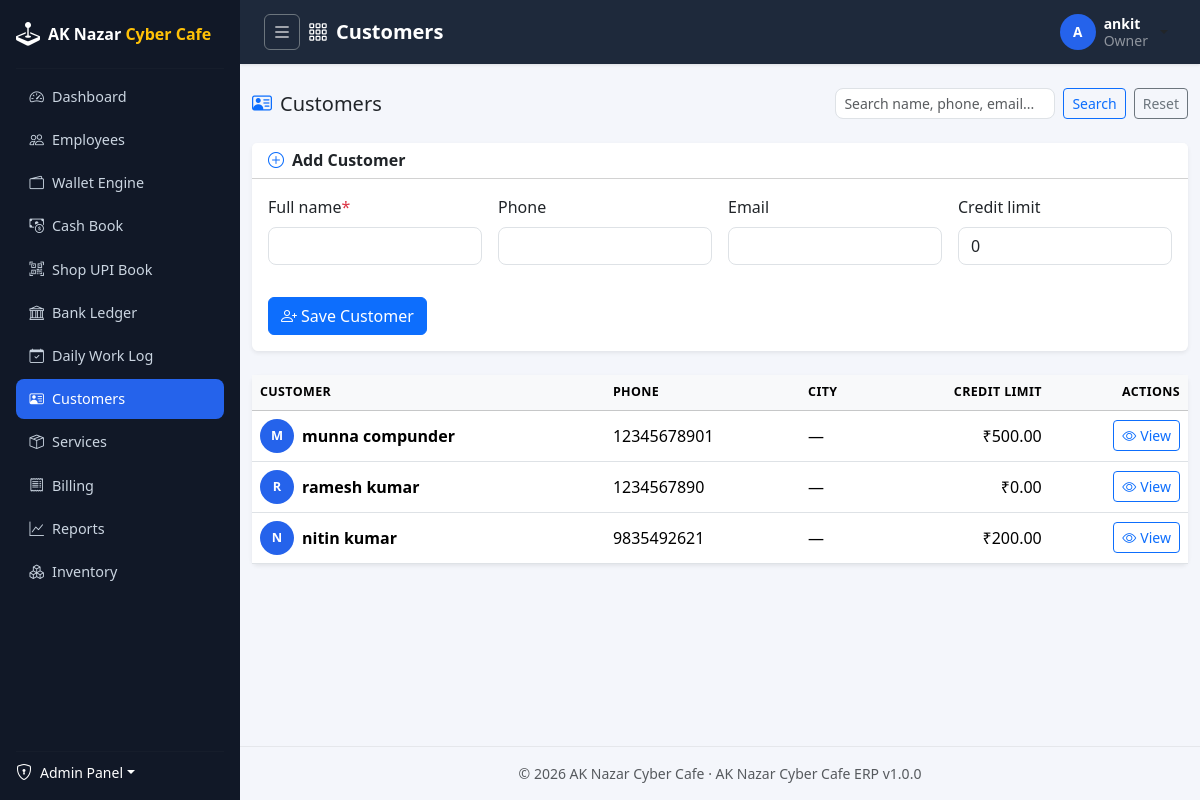
/customers/ (signed in), run on the app's committed database.
### apps/accounts/models/user.py (models this page shows, shortened)
class User(BaseModel, AbstractBaseUser, PermissionsMixin):
    username = models.CharField(max_length=150, unique=True, db_index=True)
    email = models.EmailField(unique=True, null=True, blank=True, db_index=True)
    phone = models.CharField(max_length=15, unique=True, null=True, blank=True)
    first_name = models.CharField(max_length=100, blank=True)
    last_name = models.CharField(max_length=100, blank=True)
    is_staff = models.BooleanField(default=False)
    date_joined = models.DateTimeField(auto_now_add=True)
    objects = UserManager()
    USERNAME_FIELD = "username"
    REQUIRED_FIELDS = []
    class Meta:
        ordering = ["-date_joined"]
        verbose_name = "User"
        verbose_name_plural = "Users"
    def get_full_name(self):
        full_name = " ".join(part for part in (self.first_name, self.last_name) if part).strip()
        return full_name or self.username
    def get_short_name(self):
        return self.first_name or self.username

### apps/employees/models/employee.py (models this page shows, shortened)
class Employee(BaseModel):
    user = models.OneToOneField(
        settings.AUTH_USER_MODEL,
        on_delete=models.CASCADE,
        related_name="employee",
        help_text="Login account this employee profile belongs to.",
    )
    employee_code = models.CharField(max_length=20, unique=True, editable=False, db_index=True)
    full_name = models.CharField(max_length=150)
    role = models.CharField(max_length=30, choices=Role.choices, default=Role.STAFF, db_index=True)
    status = models.CharField(
        max_length=30,
        choices=EmploymentStatus.choices,
        default=EmploymentStatus.ACTIVE,
        db_index=True,
    )
    gender = models.CharField(max_length=10, choices=Gender.choices, blank=True)
    date_of_birth = models.DateField(null=True, blank=True)
    date_of_joining = models.DateField(null=True, blank=True)
    personal_phone = models.CharField(max_length=15, blank=True)
    personal_email = models.EmailField(blank=True)
    emergency_contact_name = models.CharField(max_length=150, blank=True)
    emergency_contact_phone = models.CharField(max_length=15, blank=True)
    address_line = models.CharField(max_length=255, blank=True)
    city = models.CharField(max_length=100, blank=True)
    state = models.CharField(max_length=100, blank=True)
    pincode = models.CharField(max_length=10, blank=True)
    id_proof_type = models.CharField(max_length=20, choices=IdProofType.choices, blank=True)
    id_proof_number = models.CharField(max_length=50, blank=True)
    photo = models.ImageField(upload_to="employees/photos/", blank=True, null=True)
    notes = models.TextField(blank=True)
    hourly_rate = money_field(default=0, blank=True)
    can_create_bills = models.BooleanField(
        default=False,
        db_index=True,
        help_text="Grant counter billing & invoice creation access regardless of base role.",
    )
    can_manage_topup = models.BooleanField(
        default=False,
        db_index=True,
        help_text="Grant permission to perform wallet top-ups and owner cash deposit/withdrawal.",
    )
    can_collect_personal_upi = models.BooleanField(
        default=False,
        db_index=True,
        help_text="Allow staff to collect payments into their personal Staff UPI/Wallet during rush hours.",
    )
    can_record_expenses = models.BooleanField(
        default=False,
        db_index=True,
        help_text="Allow staff to record shop expenses from counter float or shop bank account.",
    )
    can_view_shop_finance = models.BooleanField(
        default=False,
        db_index=True,
        help_text="Allow staff to view Entire Shop Main Galla & Shop UPI Book.",
    )
    can_manage_permissions = models.BooleanField(
        default=False,
        db_index=True,
        help_text="Grant permission to assign and modify permissions for other employees.",
    )
    can_manage_customer_credit = models.BooleanField(
        default=False,
        db_index=True,
        help_text="Grant permission to set and modify customer credit limits.",
    )
    class Meta:
        ordering = ["-created_at"]
        verbose_name = "Employee"
        verbose_name_plural = "Employees"
        indexes = [
            models.Index(fields=["role", "status"]),
        ]

### apps/customers/models/customer.py (models this page shows, shortened)
class Customer(BaseModel):
    full_name = models.CharField(max_length=150, db_index=True)
    phone = models.CharField(max_length=15, unique=True, null=True, blank=True, db_index=True)
    email = models.EmailField(blank=True)
    gender = models.CharField(max_length=10, choices=Gender.choices, blank=True)
    date_of_birth = models.DateField(null=True, blank=True)
    address_line = models.CharField(max_length=255, blank=True)
    city = models.CharField(max_length=100, blank=True)
    state = models.CharField(max_length=100, blank=True)
    pincode = models.CharField(max_length=10, blank=True)
    credit_limit = money_field(default=0, blank=True)
    credit_balance = money_field(default=0, blank=True)
    notes = models.TextField(blank=True)
    class Meta:
        ordering = ["-created_at"]
        verbose_name = "Customer"
        verbose_name_plural = "Customers"
        indexes = [
            models.Index(fields=["full_name", "phone"]),
        ]

### apps/customers/views/customer.py (the view, shortened to what this page needs)
# urls.py: path("", customer_views.CustomerListView.as_view(), name="list"),
class CustomerListView(LoginRequiredMixin, PermissionRequiredMixin, ListView):
    permission_required = "customers.view_customer"
    template_name = "customers/customer_list.html"
    context_object_name = "customers"
    paginate_by = 20
    def get_queryset(self):
        return CustomerSelector.list_customers(search=self.request.GET.get("q", "").strip())
    def get_context_data(self, **kwargs):
        context = super().get_context_data(**kwargs)
        context["page_title"] = "Customers"
        context["q"] = self.request.GET.get("q", "")
        if self.request.user.has_perm("customers.add_customer"):
            context["customer_form"] = CustomerForm(user=self.request.user)
        return context

### apps/customers/forms/customer.py (shortened to what this page needs)
class CustomerForm(forms.ModelForm):
    credit_limit_reason = forms.CharField(
        required=False,
        label="Reason for Credit Limit Change",
        help_text="Optional note explaining why credit limit was set or changed.",
        widget=forms.TextInput(attrs={"placeholder": "e.g. Regular trusted customer approved by Owner"}),
    )
    class Meta:
        model = Customer
        fields = [
            "full_name",
            "phone",
            "email",
            "gender",
            "date_of_birth",
            "credit_limit",
            "credit_limit_reason",
            "address_line",
            "city",
            "state",
            "pincode",
            "notes",
        ]
        widgets = {
            "date_of_birth": forms.DateInput(attrs={"type": "date"}),
            "notes": forms.Textarea(attrs={"rows": 3}),
            "credit_limit": forms.NumberInput(attrs={"step": "0.01", "min": "0"}),
        }
    def __init__(self, *args, user=None, **kwargs):
        super().__init__(*args, **kwargs)

### apps/common/context_processors.py (called while the page is built)
def erp_context(request):
    return {
        "ERP_APP_NAME": settings.ERP_APP_NAME,
        "ERP_APP_VERSION": settings.ERP_APP_VERSION,
        "ERP_COMPANY_NAME": settings.ERP_COMPANY_NAME,
        "ERP_COMPANY_ADDRESS": settings.ERP_COMPANY_ADDRESS,
    }

### apps/common/managers.py (called while the page is built)
    def get_queryset(self):
        return super().get_queryset().filter(deleted_at__isnull=True)

### apps/common/templatetags/erp_tags.py (called while the page is built)
@register.filter(name="inr")
def inr(value, decimal_places: int = 2) -> str:
    if value in (None, ""):
        return "\u20b90.00"
    try:
        amount = Decimal(str(value))
    except Exception:
        return str(value)
    amount = amount.quantize(Decimal("1." + "0" * decimal_places), rounding=ROUND_HALF_UP)
    formatted = number_format(amount, decimal_pos=decimal_places, use_l10n=True)
    return f"\u20b9{formatted}"

@register.filter(name="add_class")
def add_class(field, css_class: str):
    return field.as_widget(attrs={"class": css_class})

### apps/customers/selectors/customer_selector.py (called while the page is built)
    @staticmethod
    def list_customers(search: str = ""):
        queryset = Customer.objects.all()
        if search:
            queryset = queryset.filter(
                Q(full_name__icontains=search)
                | Q(phone__icontains=search)
                | Q(email__icontains=search)
            )
        return queryset.order_by("-created_at")

### templates/customers/customer_list.html (shortened to what this page needs)
{% extends "base.html" %}
{% load erp_tags %}
{% block content %}
<div class="d-flex flex-wrap align-items-center justify-content-between gap-2 mb-4">
    <h5 class="mb-0"><i class="bi bi-person-vcard me-2 text-primary"></i>Customers</h5>
    <form method="get" class="d-flex gap-2">
        <input type="text" name="q" value="{{ q }}" class="form-control form-control-sm" placeholder="Search name, phone, email...">
        <button class="btn btn-sm btn-outline-primary">Search</button>
        <a href="{% url 'customers:list' %}" class="btn btn-sm btn-outline-secondary">Reset</a>
    </form>
</div>
{% if customer_form %}
    <div class="card shadow-sm border-0 mb-4">
        <div class="card-header bg-white">
            <h6 class="mb-0 fw-semibold"><i class="bi bi-plus-circle me-2 text-primary"></i>Add Customer</h6>
        </div>
        <div class="card-body">
            <form method="post" class="row g-3">
                <div class="col-md-3">{% include "includes/field.html" with field=customer_form.full_name %}</div>
                <div class="col-md-3">{% include "includes/field.html" with field=customer_form.phone %}</div>
                <div class="col-md-3">{% include "includes/field.html" with field=customer_form.email %}</div>
                <div class="col-md-3">{% include "includes/field.html" with field=customer_form.credit_limit %}</div>
                <div class="col-12">
                    <button type="submit" class="btn btn-primary"><i class="bi bi-person-plus me-1"></i>Save Customer</button>
                </div>
            </form>
        </div>
    </div>
{% endif %}
<div class="card shadow-sm border-0">
    <div class="table-responsive">
        <table class="table table-hover align-middle mb-0">
            <thead class="table-light">
                <tr>
                    <th scope="col">Customer</th>
                    <th scope="col">Phone</th>
                    <th scope="col">City</th>
                    <th scope="col" class="text-end">Credit Limit</th>
                    <th scope="col" class="text-end">Actions</th>
                </tr>
            </thead>
            <tbody>
                {% for customer in customers %}
                    <tr>
                        <td>
                            <div class="d-flex align-items-center gap-2">
                                <span class="user-avatar-sm">{{ customer.full_name|slice:":1"|upper }}</span>
                                <span class="fw-semibold">{{ customer.full_name }}</span>
                            </div>
                        </td>
                        <td>{{ customer.phone|default:"—" }}</td>
                        <td>{{ customer.city|default:"—" }}</td>
                        <td class="text-end">{{ customer.credit_limit|inr }}</td>
                        <td class="text-end">
                            <a href="{% url 'customers:detail' customer.pk %}" class="btn btn-sm btn-outline-primary">
                                <i class="bi bi-eye me-1"></i>View
                            </a>
                        </td>
                    </tr>
                {% endfor %}
            </tbody>
        </table>
    </div>
</div>
{% endblock %}

### templates/includes/topbar.html (shortened to what this page needs)
<nav class="app-topbar d-flex align-items-center justify-content-between px-3 px-md-4">
    <div class="d-flex align-items-center gap-2">
        <button class="btn btn-sm btn-outline-light d-flex align-items-center justify-content-center p-2 rounded-2 border-secondary" type="button" id="sidebarToggle" title="Toggle Dashboard Sidebar (Expand/Collapse)" style="width: 36px; height: 36px;">
            <i class="bi bi-list fs-5"></i>
        </button>
        <h5 class="mb-0 text-white fw-semibold d-flex align-items-center">
            <i class="bi bi-grid-3x3-gap me-2"></i>{{ page_title|default:"Dashboard" }}
        </h5>
    </div>
    <div class="d-flex align-items-center gap-3">
        <div class="dropdown">
            <button class="btn btn-user dropdown-toggle d-flex align-items-center gap-2" type="button" data-bs-toggle="dropdown">
                <span class="user-avatar d-inline-flex align-items-center justify-content-center">
                    {{ request.user.get_short_name|slice:":1"|upper }}
                </span>
                <span class="d-none d-md-inline text-start lh-sm">
                    <span class="d-block small fw-semibold text-white">{{ request.user.get_full_name }}</span>
                    <span class="d-block small text-white-50">
                        {% if request.user.employee %}{{ request.user.employee.get_role_display }}{% else %}Administrator{% endif %}
                    </span>
                </span>
            </button>
        </div>
    </div>
</nav>

### templates/includes/field.html (shortened to what this page needs)
{% load erp_tags %}
<div class="mb-3">
    <label for="{{ field.id_for_label }}" class="form-label">
        {{ field.label }}{% if field.field.required %}<span class="text-danger">*</span>{% endif %}
    </label>
    {{ field|add_class:"form-control" }}
</div>

### static/css/site.css (style rules this page uses)
:root { --erp-sidebar-bg: #111827; --erp-sidebar-hover: #1f2937; --erp-sidebar-active: #2563eb; --erp-topbar-bg: #1e293b; --erp-accent: #2563eb; --erp-accent-warm: #f59e0b; --erp-content-bg: #f4f6fb; }
body { background: var(--erp-content-bg); font-family: "Segoe UI", system-ui, -apple-system, Roboto, "Helvetica Neue", sans-serif; }
.app-topbar { background: var(--erp-topbar-bg); min-height: 64px; box-shadow: 0 1px 3px rgba(0, 0, 0, 0.1); }
.btn-user { background: transparent; border: none; padding: 0.25rem 0.5rem; }
.user-avatar, .user-avatar-sm, .user-avatar-lg { display: inline-flex; align-items: center; justify-content: center; background: var(--erp-accent); color: #fff; font-weight: 700; border-radius: 50%; flex-shrink: 0; }
.user-avatar { width: 36px; height: 36px; font-size: 0.85rem; }
.user-avatar-sm { width: 34px; height: 34px; font-size: 0.8rem; }
.form-control, .form-select { border-radius: 0.5rem; }
.table thead th { font-size: 0.78rem; text-transform: uppercase; letter-spacing: 0.03em; }

### data on the page
User: user.get_short_name "A", user.get_full_name "ankit", user.employee.role "Owner"
Customer: full_name "M", full_name "munna compunder", phone "12345678901", city "—", credit_limit|inr "₹500.00"
Customer: full_name "R", full_name "ramesh kumar", phone "1234567890", city "—", credit_limit|inr "₹0.00"
Customer: full_name "N", full_name "nitin kumar", phone "9835492621", city "—", credit_limit|inr "₹200.00"

### other printed values
{{ page_title|default:"Dashboard" }} "Customers"
{{ field.label }} "Full name Phone Email Credit limit"
{{ ERP_COMPANY_NAME }} "AK Nazar Cyber Cafe"
{{ ERP_APP_NAME }} "AK Nazar Cyber Cafe ERP"
{{ ERP_APP_VERSION }} "1.0.0"
